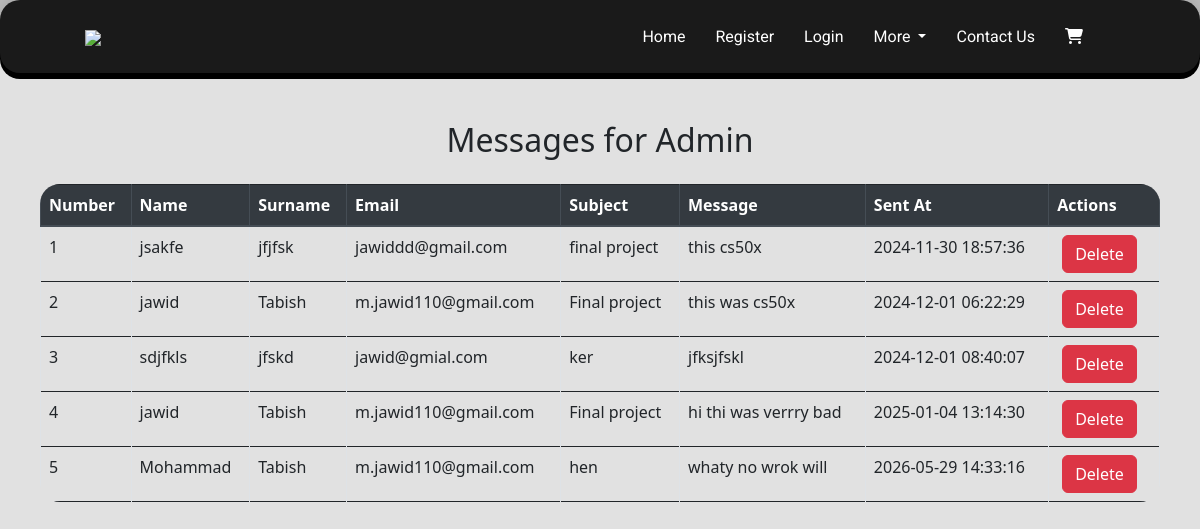
Screenshot of /site_model/message/ with the database file from the repository.
### site_model/models.py (models this page shows)
class ContactMessage(models.Model):
    name = models.CharField(max_length=100)
    surname = models.CharField(max_length=100)
    email = models.EmailField()
    subject = models.CharField(max_length=255, blank=True)
    message = models.TextField()
    sent_at = models.DateTimeField(auto_now_add=True)
    def __str__(self):
        return f"Message from {self.name} {self.surname} ({self.email})"

### site_model/views.py (the view)
# urls.py: path('message/', views.messages, name='message'),
def messages(request):
    Message = ContactMessage.objects.all()
    context = {
        'messages':Message
    }
    print(Message)
    return render(request,'site_model/messages.html',context)

### site_model/templates/site_model/messages.html (shortened to what this page needs)
{% extends "ticketSales/layout.html" %}
{% block main %}
    <div class="bgcol">
        {% include "webapp/header.html" %}
            <div class="container mt-5">
                <h2 class="text-center mb-4">Messages for Admin</h2>
                <div class="table-responsive">
                    <table class="table table-bordered custom-table">
                        <thead class="thead-dark custom-thead">
                            <tr>
                                <th>Number</th>
                                <th>Name</th>
                                <th>Surname</th>
                                <th>Email</th>
                                <th>Subject</th>
                                <th>Message</th>
                                <th>Sent At</th>
                                <th>Actions</th>
                            </tr>
                        </thead>
                        <tbody>
                            {% for message in messages %}
                            <tr>
                                <td>{{ forloop.counter }}</td>
                                <td>{{ message.name }}</td>
                                <td>{{ message.surname }}</td>
                                <td>{{ message.email }}</td>
                                <td>{{ message.subject }}</td>
                                <td>{{ message.message }}</td>
                                <td>{{ message.sent_at|date:"Y-m-d H:i:s" }}</td>
                                <td>
                                    <form action="{% url 'delete_message' message.id %}" method="post" style="display:inline;">
                                        <button type="submit" class="btn btn-danger">Delete</button>
                                    </form>
                                </td>
                            </tr>
                            {% empty %}
                            <tr>
                                <td colspan="7" class="text-center">No messages found.</td>
                            </tr>
                            {% endfor %}
                        </tbody>
                    </table>
                </div>
            </div>
    </div>
{% endblock %}

### ticketSales/static/ticketSales/css/style.css (style rules this page uses)
* { margin: 0px; padding: 0px; box-sizing: border-box; }
body { background-color: #e1e1e1; }
.container { max-width: 1200px; margin: auto; }
.container { max-width: 100%; margin: 0 auto; padding-top: 0px; padding-left: 40px; padding-right: 40px; border-radius: 8px; background-color: #ffffff; }
.btn { margin: 0 5px; }
.btn-danger { background-color: #dc3545; border-color: #dc3545; }
.container { background-color: transparent; }
button { outline: none !important; border: none; background: transparent; }
.text-center { text-align: center; }
.bgcol { background-color: #000000; max-height: 79px; border-radius: 20px; }
.custom-table { border-radius: 20px 20px 20px 20px; overflow: hidden; }
.custom-thead { border-radius: 20px 20px 20px 20px; }

### rows the page displays
ContactMessage: name "jsakfe", surname "jfjfsk", email "jawiddd@gmail.com", subject "final project", message "this cs50x", sent_at "2024-11-30 18:57:36"
ContactMessage: name "jawid", surname "Tabish", email "m.jawid110@gmail.com", subject "Final project", message "this was cs50x", sent_at "2024-12-01 06:22:29"
ContactMessage: name "sdjfkls", surname "jfskd", email "jawid@gmial.com", subject "ker", message "jfksjfskl", sent_at "2024-12-01 08:40:07"
ContactMessage: name "jawid", surname "Tabish", email "m.jawid110@gmail.com", subject "Final project", message "hi thi was verrry bad", sent_at "2025-01-04 13:14:30"
ContactMessage: name "Mohammad", surname "Tabish", email "m.jawid110@gmail.com", subject "hen", message "whaty no wrok will", sent_at "2026-05-29 14:33:16"
